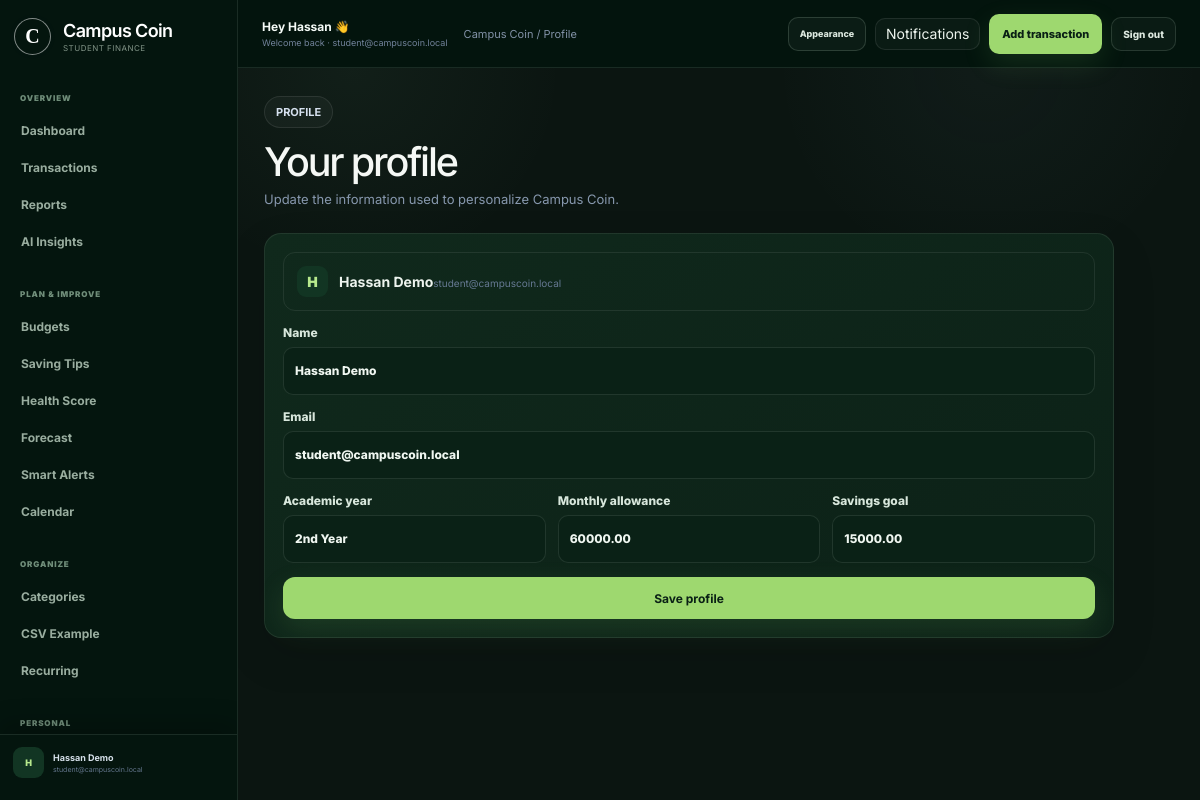
/student/profile.php (signed in), run on the app's committed database.
### tables this page shows
CREATE TABLE users (
    user_id BIGINT UNSIGNED AUTO_INCREMENT PRIMARY KEY,
    role ENUM('student', 'admin') NOT NULL DEFAULT 'student',
    name VARCHAR(120) NOT NULL,
    email VARCHAR(190) NOT NULL,
    password_hash VARCHAR(255) NOT NULL,
    academic_year VARCHAR(50) NULL,
    monthly_allowance_baseline DECIMAL(12,2) NULL,
    monthly_savings_goal DECIMAL(12,2) NULL,
    status ENUM('pending', 'active', 'disabled') NOT NULL DEFAULT 'pending',
    email_verified_at DATETIME NULL,
    last_login_at DATETIME NULL,
    created_at DATETIME NOT NULL DEFAULT CURRENT_TIMESTAMP,
    updated_at DATETIME NOT NULL DEFAULT CURRENT_TIMESTAMP ON UPDATE CURRENT_TIMESTAMP,
    CONSTRAINT uq_users_email UNIQUE (email),
    CONSTRAINT chk_users_allowance CHECK (
        monthly_allowance_baseline IS NULL OR monthly_allowance_baseline >= 0
    ),
    CONSTRAINT chk_users_savings_goal CHECK (
        monthly_savings_goal IS NULL OR monthly_savings_goal >= 0
    )
);

### config/database.php (called while the page is built, shortened)
<?php
function db(): PDO
{
    static $pdo = null;
    if ($pdo instanceof PDO) {
        return $pdo;
    }
    $host = '127.0.0.1';
    $port = '3306';
    $database = 'campus_coin';
    $username = 'root';
    $password = '';
    $dsn = "mysql:host={$host};port={$port};dbname={$database};charset=utf8mb4";
    $pdo = new PDO($dsn, $username, $password, [
        PDO::ATTR_ERRMODE            => PDO::ERRMODE_EXCEPTION,
        PDO::ATTR_DEFAULT_FETCH_MODE => PDO::FETCH_ASSOC,
        PDO::ATTR_EMULATE_PREPARES   => false,
    ]);
    return $pdo;
}

### includes/bootstrap.php (called while the page is built, shortened)
<?php
require_once __DIR__ . "/../config/database.php";
function e(?string $v): string{return htmlspecialchars($v??"",ENT_QUOTES,"UTF-8");}

### student/profile.php (the view)
<?php declare(strict_types=1);require __DIR__.'/../includes/bootstrap.php';require_student();$uid=(int)current_user()['user_id'];if($_SERVER['REQUEST_METHOD']==='POST'){verify_csrf($_POST['csrf_token']??null);db()->prepare('UPDATE users SET name=?,academic_year=?,monthly_allowance_baseline=?,monthly_savings_goal=? WHERE user_id=?')->execute([trim($_POST['name']),trim($_POST['academic_year']??'')?:null,($_POST['allowance']??'')===''?null:(float)$_POST['allowance'],($_POST['goal']??'')===''?null:(float)$_POST['goal'],$uid]);$_SESSION['user']['name']=trim($_POST['name']);flash('success','Profile updated.');redirect('student/profile.php');}$s=db()->prepare('SELECT * FROM users WHERE user_id=?');$s->execute([$uid]);$u=$s->fetch();$pageTitle='Profile';$activePage='profile';require __DIR__.'/../includes/app_header.php';?><section class="page-head"><div><span class="eyebrow">PROFILE</span><h1>Your profile</h1><p>Update the information used to personalize Campus Coin.</p></div></section><section class="panel form-panel"><form class="form" method="post"><input type="hidden" name="csrf_token" value="<?=e(csrf_token())?>"><div class="profile-banner"><span class="avatar"><?=e(strtoupper(substr($u['name'],0,1)))?></span><span><strong><?=e($u['name'])?></strong><small class="muted"><?=e($u['email'])?></small></span></div><label>Name<input class="input" name="name" value="<?=e($u['name'])?>" required></label><label>Email<input class="input" value="<?=e($u['email'])?>" disabled></label><div class="form-grid three"><label>Academic year<input class="input" name="academic_year" value="<?=e($u['academic_year'])?>"></label><label>Monthly allowance<input class="input" type="number" min="0" step="0.01" name="allowance" value="<?=e((string)$u['monthly_allowance_baseline'])?>"></label><label>Savings goal<input class="input" type="number" min="0" step="0.01" name="goal" value="<?=e((string)$u['monthly_savings_goal'])?>"></label></div><button class="btn btn-primary">Save profile</button></form></section><?php require __DIR__.'/../includes/footer.php';?>

### data on the page
users: name "H", name "Hassan Demo", email "student@campuscoin.local", academic_year "2nd Year", allowance "60000.00", goal "15000.00"

### other printed values
substr($user['name'],0,1) "H"
$user['name'] "Hassan Demo"
$user['email'] "student@campuscoin.local"
explode(' ',trim($user['name']))[0]?:$user['name'] "Hassan"
$role==='admin'?'Admin':'Campus Coin' "Campus Coin"
$pageTitle "Profile"
